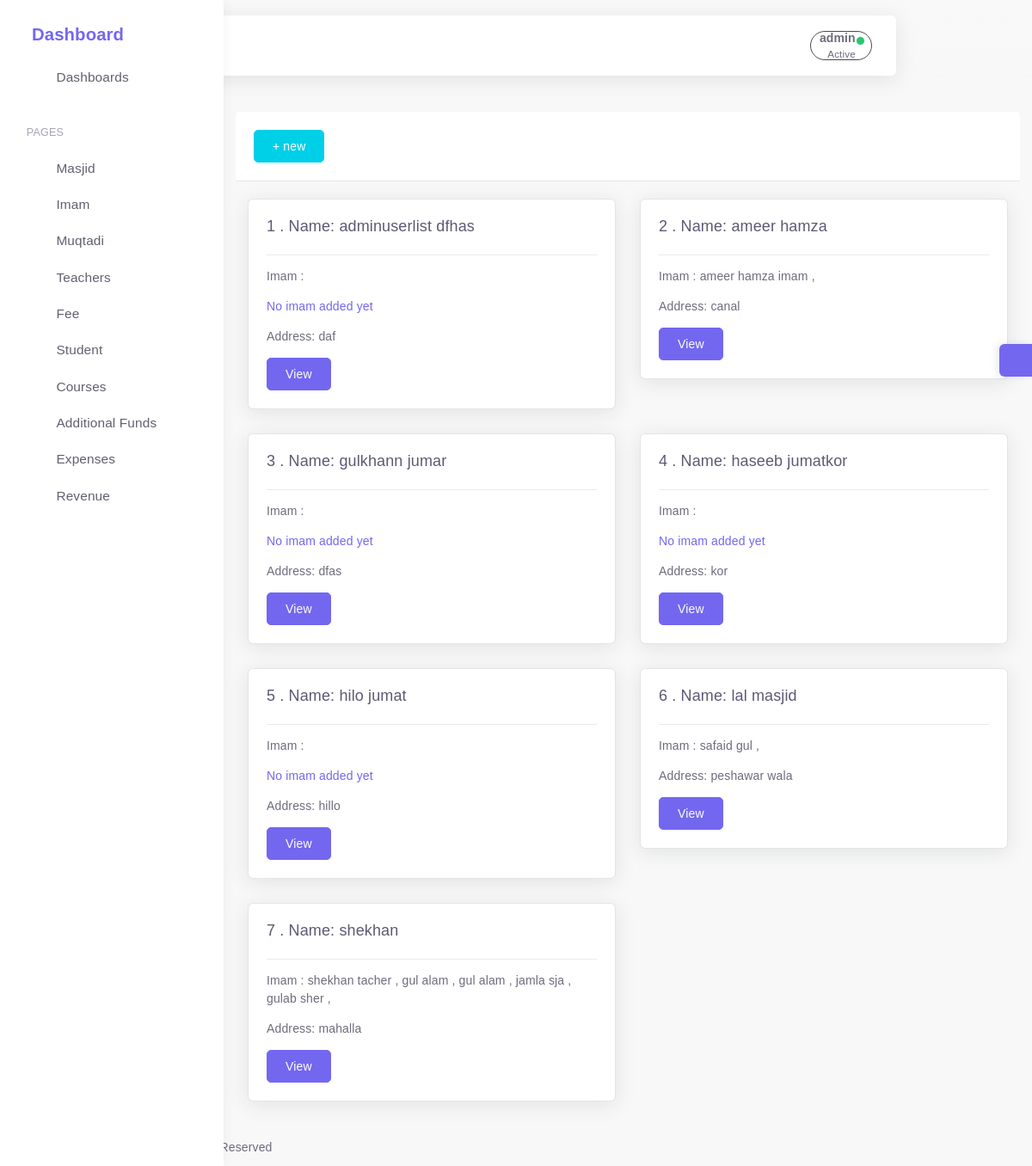
The page /educenlist (signed in) on the database its author committed.
### app/models.py (models this page shows, shortened)
class Cusmanager(models.Model):
    is_deleted=models.BooleanField(default=False)
    objects=Softdeletemanager()
    allobjects=models.Manager()
    class Meta:
        abstract=True

class Educenter(Cusmanager):
    useradmin = models.OneToOneField(Useradmin, on_delete=models.CASCADE)
    name=models.CharField(max_length=50)
    address=models.CharField(max_length=60)

class Teacher(Cusmanager):
        name=models.CharField(max_length=30)
        address=models.CharField(max_length=60,blank=True, null=True)
        is_imam=models.BooleanField(default=False)
        is_teacher=models.BooleanField(default=False)
        cnic=models.PositiveIntegerField(blank=True, null=True,validators=[validate_cnic])
        salary=models.PositiveIntegerField(validators=[validate_money])
        phone=models.IntegerField(validators=[validate_phone],help_text="Enter phone number without zero")
        courses=models.ManyToManyField('Courses' ,blank=True)
        educenter=models.ForeignKey("Educenter",on_delete=models.CASCADE)
        qualification=models.CharField(max_length=50,null=True,blank=True)
        admission_date= models.IntegerField(default=today.day, validators=[validate_date])
        adm_month= models.IntegerField(default=today.month,validators=[validate_date])
        adm_year= models.IntegerField(default=today.year, validators=[validate_year])

### app/views.py (the view)
# urls.py: path('educenlist',Educenlist.as_view(),name="educenlist"),
class Educenlist(SuperUserRequiredMixin,ListView):
    template_name="educenter/educenlist.html"
    model=Educenter
    context_object_name="educenlist"
    fields=['useradmin','name','address']
    def get_queryset(self):
        qs =Educenter.objects.all().order_by('name')
        return qs

### app/cusmanager.py (called while the page is built)
    def get_queryset(self):
        return super().get_queryset().filter(is_deleted=False)

### app/views.py (called while the page is built)
    @method_decorator(login_required)
    def dispatch(self, request, *args, **kwargs):
        if not request.user.is_superuser:
            messages.error(
                request,
                'Permission required to perform the '
                'requested operation.')
            return redirect(settings.LOGIN_URL)
        return super(SuperUserRequiredMixin, self).dispatch(request,
            *args, **kwargs)

### templates/educenter/educenlist.html (shortened to what this page needs)
{% extends 'base.html' %}
{% load static %}
 {% block content %}
    <div class="card-header row bg-white" ><a class="btn btn-info float-right" href="{% url 'createuser'%}">+ new</a></div><br>
 <div class="row">
     {% for educen in educenlist %}
    <div class="col-sm-6">
      <div class="card ">
        <div class="card-body">
          <h5 class="card-title">{{ forloop.counter}}
            . Name: {{ educen.name }}
          </h5>
          <hr>
          <p>
              Imam :
          {% for entry in educen.teacher_set.all %}
             {{entry.name}} ,
              {% empty %}
         <a href="{% url 'admcreateimam' %}"> <p>No imam added yet</p></a>
          {% endfor %}</p>
          <p class="card-text"> Address:  {{educen.address}}</p>
          <a href="{% url 'educendetail' educen.id %}" class="btn btn-primary ">View</a>
      </div>
    </div>
    </div>
 {% empty %}
<div class=" w-25 ml-125 center text-center"> <a href="{% url 'createuser' %}">No data to show</a></div>
     <hr>
 {% endfor%}
  </div>
 {% endblock %}

### templates/base.html (shortened to what this page needs)
{% load static %}
<html class="loading" lang="en" data-textdirection="ltr">
<head>
 <link href="https://cdn.jsdelivr.net/npm/select2@4.1.0-beta.1/dist/css/select2.min.css" rel="stylesheet" />
    <link rel="stylesheet" type="text/css" href="{% static '/app-assets/vendors/css/vendors.min.css' %}">
    <link rel="stylesheet" type="text/css" href="{% static '/app-assets/vendors/css/extensions/toastr.min.css' %}">
    <link rel="stylesheet" type="text/css " href="{% static '/app-assets/vendors/css/charts/apexcharts.css' %}">
    <link rel="stylesheet" href="https://cdn.jsdelivr.net/npm/bootstrap@4.6.0/dist/css/bootstrap.min.css">
    <link rel="stylesheet" type="text/css" href="{% static '/app-assets/css/bootstrap-extended.min.css' %}">
    <link rel="stylesheet" type="text/css" href="{% static '/app-assets/css/bootstrap.min.css' %}">
    <link rel="stylesheet" type="text/css" href="{% static '/app-assets/css/colors.min.css' %}">
    <link rel="stylesheet" type="text/css" href="{% static '/app-assets/css/components.min.css' %}">
    <link rel="stylesheet" type="text/css" href="{% static '/app-assets/css/themes/dark-layout.min.css' %}">
    <link rel="stylesheet" type="text/css" href="{% static '/app-assets/css/themes/bordered-layout.min.css' %}">
    <link rel="stylesheet" type="text/css" href="{% static '/app-assets/css/themes/semi-dark-layout.min.css' %}">
    <link rel="stylesheet" type="text/css" href="{% static '/app-assets/css/core/menu/menu-types/vertical-menu.min.css' %}">
    <link rel="stylesheet" type="text/css" href="{% static '/app-assets/css/pages/dashboard-ecommerce.min.css' %}">
    <link rel="stylesheet" type="text/css" href="{% static '/app-assets/css/plugins/charts/chart-apex.min.css' %}">
    <link rel="stylesheet" type="text/css" href="{% static '/app-assets/css/plugins/extensions/ext-component-toastr.min.css' %}">
    <link rel="stylesheet" type="text/css" href="{% static '/assets/css/style.css' %}">
</head>
<body class="vertical-layout vertical-menu-modern  navbar-floating footer-static  mainbody" data-open="click" data-menu="vertical-menu-modern" data-col="">
    <span style="display:none;">{% now "Y" as cyear %} {% now "n" as cmonth%}</span>
<nav class="header-navbar navbar navbar-expand-lg align-items-center floating-nav navbar-light navbar-shadow container-xxl">
    <div class="navbar-container d-flex content">
        <div class="bookmark-wrapper d-flex align-items-center">
            <ul class="nav navbar-nav">
                <li class="nav-item d-none d-lg-block"><a class="nav-link bookmark-star"><i class="ficon text-warning" data-feather="star"></i></a>
                </li>
            </ul>
        </div>
        <ul class="nav navbar-nav align-items-center ml-auto rounded">
            {% if request.user.is_authenticated %}
            <li class="nav-item dropdown dropdown-user border-dark"  style="padding:0px; margin:0px; border-radius:90px;"><a class=" nav-link dropdown-toggle dropdown-user-link"  href="javascript:void(0);" data-toggle="dropdown" aria-haspopup="true" aria-expanded="false">
                <div class="user-nav d-sm-flex d-none"><span class="user-name font-weight-bolder">{{request.user}}</span><span class="user-status">Active</span></div><span class="avatar"><span class="avatar-status-online"></span></span></a>
            </li>
            {% endif %}
        </ul>
    </div>
</nav>
<div class="main-menu menu-fixed menu-light menu-accordion menu-shadow" data-scroll-to-active="true">
    <div class="navbar-header">
        <ul class="nav navbar-nav flex-row">
            <li class="nav-item mr-auto"><a class="navbar-brand" href="/">
                    <h2 class="brand-text">Dashboard</h2></a></li>
            <li class="nav-item nav-toggle"><a class="nav-link modern-nav-toggle pr-0" data-toggle="collapse"><i class="d-none d-xl-block collapse-toggle-icon font-medium-4  text-primary" data-feather="disc" data-ticon="disc"></i></a></li>
        </ul>
    </div>
    <div class="main-menu-content">
        <ul class="navigation navigation-main" id="main-menu-navigation" data-menu="menu-navigation">
            <li class=" nav-item"><a class="d-flex align-items-center" href="/"><i data-feather="home"></i><span class="menu-title text-truncate" data-i18n="Dashboards">Dashboards</span></a>
            </li>
            <li class=" navigation-header  align-items-center"><span data-i18n="Apps &amp; Pages">   Pages</span><i data-feather="more-horizontal"></i>
          {% if request.user.is_superuser %}
            </li>
            <li class=" nav-item"><a class="d-flex align-items-center" href="{% url 'educenlist'%}"><i data-feather="home"></i><span class="menu-title text-truncate" data-i18n="Email">Masjid</span></a>
            </li>
          {% endif %}
            <li class=" nav-item"><a class="d-flex align-items-center" href="{% url 'imamlist'%}"><i data-feather="users"></i><span class="menu-title text-truncate" data-i18n="Chat">Imam </span></a>
            </li>
            <li class=" nav-item"><a class="d-flex align-items-center" href="{% url 'emplist'%}"><i data-feather="users"></i><span class="menu-title text-truncate" data-i18n="Todo">Muqtadi</span></a>
            </li>
            <li class=" nav-item"><a class="d-flex align-items-center" href="{% url 'teacherlist'%}"><i data-feather="users"></i><span class="menu-title text-truncate" data-i18n="Calendar">Teachers</span></a>
            </li>
            <li class=" nav-item"><a class="d-flex align-items-center" href="{% url 'paytmentmenue'%}"><i data-feather="dollar-sign"></i><span class="menu-title text-truncate" data-i18n="Kanban">Fee</span></a>
            </li>
            <li class=" nav-item"><a class="d-flex align-items-center" href="{% url 'stulist'%}"><i data-feather="users"></i><span class="menu-title text-truncate" data-i18n="Kanban">Student</span></a>
            </li>
            <li class=" nav-item"><a class="d-flex align-items-center" href="{% url 'courseslist'%}"><i data-feather="book"></i><span class="menu-title text-truncate" data-i18n="Kanban">Courses</span></a>
            </li>
            <li class=" nav-item"><a class="d-flex align-items-center" href="{% url 'sidefundlist' cmonth cyear %}"><i data-feather="briefcase"></i><span class="menu-title text-truncate" data-i18n="Kanban">Additional Funds</span></a>
            </li>
            <li class=" nav-item"><a class="d-flex align-items-center" href="{% url 'expenselist' cmonth cyear %}"><i data-feather="shopping-bag"></i><span class="menu-title text-truncate" data-i18n="Kanban">Expenses</span></a>
            </li>
            {% now "n" as current_month %}
            {% now "Y" as current_year %}
            <li class=" nav-item"><a class="d-flex align-items-center" href="{% url 'showrevenue'  current_month current_year %}"><i data-feather="pocket"></i><span class="menu-title text-truncate" data-i18n="Kanban">Revenue</span></a>
            </li>
        </ul>
    </div>
</div>
<div class="app-content content">
    <div class="content-wrapper container-xxl p-0">
        <div class="content-header row">
        </div>
        <div class="content-body">
            <section id="multiple-column-form sect" class="mainsection float-center ">
                    {% block content %}
                    {% endblock content %}
            </section>
        </div>
    </div>
</div>
<div class="customizer d-none d-md-block"><a class="customizer-toggle d-flex align-items-center justify-content-center" href="javascript:void(0);"><i class="spinner" data-feather="settings"></i></a>
</div>
<footer class="footer footer-static footer-light">
  <p class="clearfix mb-0"><span class="float-md-left d-block d-md-inline-block mt-25">COPYRIGHT  &copy; 2022<a class="ml-25" href="https://1.envato.market/pixinvent_portfolio" target="_blank">test</a><span class="d-none d-sm-inline-block">, All rights Reserved</span></span></p>
</footer>
</body>
</html>

### rows shown on the page
Educenter: name "adminuserlist dfhas", address "daf"
Educenter: name "ameer hamza", address "canal"
Teacher: name "ameer hamza imam"
Educenter: name "gulkhann jumar", address "dfas"
Educenter: name "haseeb jumatkor", address "kor"
Educenter: name "hilo jumat", address "hillo"
Educenter: name "lal masjid", address "peshawar wala"
Teacher: name "safaid gul"
Educenter: name "shekhan", address "mahalla"
Teacher: name "shekhan tacher"
Teacher: name "gul alam"
Teacher: name "gul alam"
Teacher: name "jamla sja"
Teacher: name "gulab sher"

### other values the page prints
{{ request.user }} "admin"
